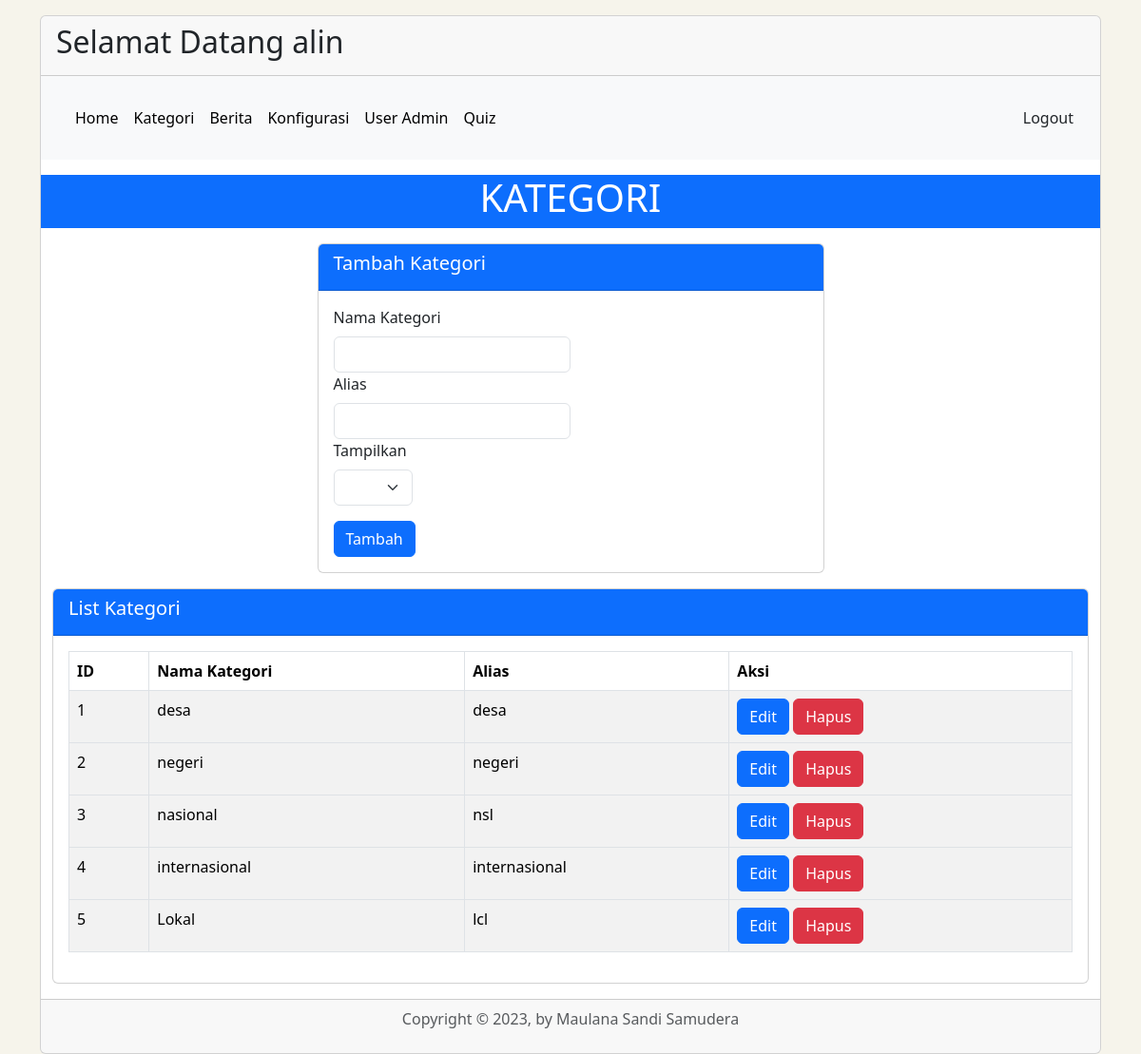
Page /admin/kategori/kategori.php (signed in) on the committed database.
### tables this page shows
CREATE TABLE `tb_kategori` (
  `id_kategori` int(10) NOT NULL,
  `kategori` varchar(200) NOT NULL,
  `alias` varchar(100) NOT NULL,
  `terbit` varchar(10) NOT NULL
);

### admin/kategori/kategori.php (the view, shortened to what this page needs)
<?php
include "../koneksi/koneksi.php";
?>
<!doctype html>
<html lang="en">
<head>
    <link href="https://cdn.jsdelivr.net/npm/bootstrap@5.3.2/dist/css/bootstrap.min.css" rel="stylesheet"
>
</head>
<body style="background-color: #F6F4EB">
    <div class="container">
        <div class="card mt-3">
            <div class="card-header">
                <h2>
                    <?php echo "Selamat Datang " . $_SESSION['username'] . " "; ?>
                </h2>
            </div>
            <div class="card-body bg-body-tertiary">
                <div class="mb-0">
                    <nav class="navbar navbar-expand-lg bg-body-tertiary">
                        <div class="container">
                            <div class="collapse navbar-collapse d-flex justify-content-between"
                                id="navbarNavAltMarkup">
                                <div class="navbar-nav">
                                    <a class="nav-link active" href="../index.php">Home</a>
                                    <a class="nav-link active" href="kategori.php">Kategori</a>
                                    <a class="nav-link active" href="../berita/berita.php">Berita</a>
                                    <a class="nav-link active" href="../konfigurasi/konfigurasi.php">Konfigurasi</a>
                                    <a class="nav-link active" href="../akun/admin.php">User Admin</a>
                                    <a class="nav-link active" href="../quiz/quiz_set.php">Quiz</a>
                                </div>
                                <div class="out">
                                    <a class="nav-link active" href="../koneksi/logout.php">Logout</a>
                                </div>
                            </div>
                        </div>
                    </nav>
                </div>
            </div>
            <div class="d-flex justify-content-center my-3 bg-primary text-white">
                <h1>KATEGORI</h1>
            </div>
            <div class="container">
                <div class="row">
                    <div class="col-md-6 mx-auto">
                        <div class="card">
                            <div class="card-header bg-primary text-white">
                                <h5>Tambah Kategori</h5>
                            </div>
                            <div class="card-body">
                                <?php
                                if (isset($_GET['aksi'])) {
                                    if (($_GET['aksi'] == 'edit')) {
                                        $id = $_GET['id'];
                                        $sql = mysqli_query($conn, "SELECT * FROM tb_kategori WHERE id_kategori = '$id'");
                                        $run = mysqli_fetch_array($sql);
                                        ?>
                                        <form action="proses.php" method="post" class="">
                                            <input type="hidden" name="id_kategori" value="<?= $run['id_kategori']?>">
                                            <div class="col-md-6">
                                                <label class="form-label">Nama Kategori</label>
                                                <input type="text" class="form-control" name="kategori" value="<?= $run['kategori']?>">
                                            </div>
                                            <div class="col-md-6">
                                                <label class="form-label">Alias</label>
                                                <input type="text" class="form-control" name="alias" value="<?= $run['alias']?>">
                                            </div>
                                            <div class="col-md-2">
                                                <label class="form-label">Tampilkan</label>
                                                <select class="form-select" aria-label="Default select example" name="terbit">
                                                    <option selected></option>
                                                    <option value="1" <?=$run['terbit']== 1 ? 'selected':'' ?>>Yes</option>
                                                    <option value="2" <?=$run['terbit']== 2 ? 'selected':'' ?>>No</option>
                                                </select>
                                            </div>
                                            <div class="col mt-3">
                                                <button type="submit" class="btn btn-primary" name="aksi" value="ubah">Ubah</button>
                                                <a href="kategori.php" class="btn btn-danger" name="aksi">Back</a>
                                            </div>
                                        </form>
                                    <?php
                                    }
                                } else {
                                    ?>
                                    <form action="proses.php" method="post" class="">
                                        <div class="col-md-6">
                                            <label class="form-label">Nama Kategori</label>
                                            <input type="text" class="form-control" name="kategori">
                                        </div>
                                        <div class="col-md-6">
                                            <label class="form-label">Alias</label>
                                            <input type="text" class="form-control" name="alias">
                                        </div>
                                        <div class="col-md-2">
                                            <label class="form-label">Tampilkan</label>
                                            <select class="form-select" aria-label="Default select example" name="terbit">
                                                <option selected></option>
                                                <option value="1">Yes</option>
                                            </select>
                                        </div>
                                        <div class="col mt-3">
                                            <button type="submit" class="btn btn-primary" name="aksi" value="add">Tambah</button>
                                        </div>
                                    </form>
                                    <?php
                                }
                                ?>
                            </div>
                        </div>
                    </div>
                </div>
            </div>
            <div class="container mt-3">
                <div class="row">
                    <div class="col">
                        <div class="card mb-3">
                            <div class="card-header bg-primary text-white">
                                <h5>List Kategori</h5>
                            </div>
                            <div class="card-body">
                                <table class="table table-striped table-hover table-bordered">
                                    <thead>
                                        <tr>
                                            <th scope="col">ID</th>
                                            <th scope="col">Nama Kategori</th>
                                            <th scope="col">Alias</th>
                                            <th scope="col">Aksi</th>
                                        </tr>
                                    </thead>
                                    <?php
                                    $i = 1;
                                    $tampil = mysqli_query($conn, "SELECT * FROM tb_kategori ORDER BY id_kategori DESC");
                                    while ($data = mysqli_fetch_array($tampil)):
                                        $id_kategori = $data['id_kategori'];
                                        $kategori = $data['kategori'];
                                        $alias = $data['alias'];
                                        ?>
                                        <tbody>
                                            <td scope="col">
                                                <?= $i++ ?>
                                            </td>
                                            <td scope="col">
                                                <?= $kategori ?>
                                            </td>
                                            <td scope="col">
                                                <?= $alias ?>
                                            </td>
                                            <td scope="col">
                                                <a href="kategori.php?aksi=edit&id=<?= $id_kategori ?>"
                                                    class="btn btn-primary">Edit</a>
                                                <a href="proses.php?aksi=delete&id=<?= $id_kategori ?>"
                                                    class="btn btn-danger">Hapus</a>
                                            </td>
                                        <?php endwhile; ?>
                                </table>
                            </div>
                        </div>
                    </div>
                </div>
            </div>
            <div class="card-footer text-body-secondary text-center">
                <p>Copyright &copy; 2023, by Maulana Sandi Samudera</p>
            </div>
        </div>
    </div>
</body>
</html>

### rows in the picture
tb_kategori: kategori "desa", alias "desa"
tb_kategori: kategori "negeri", alias "negeri"
tb_kategori: kategori "nasional", alias "nsl"
tb_kategori: kategori "internasional", alias "internasional"
tb_kategori: kategori "Lokal", alias "lcl"

### other values in the picture
$_SESSION['username'] "alin"
